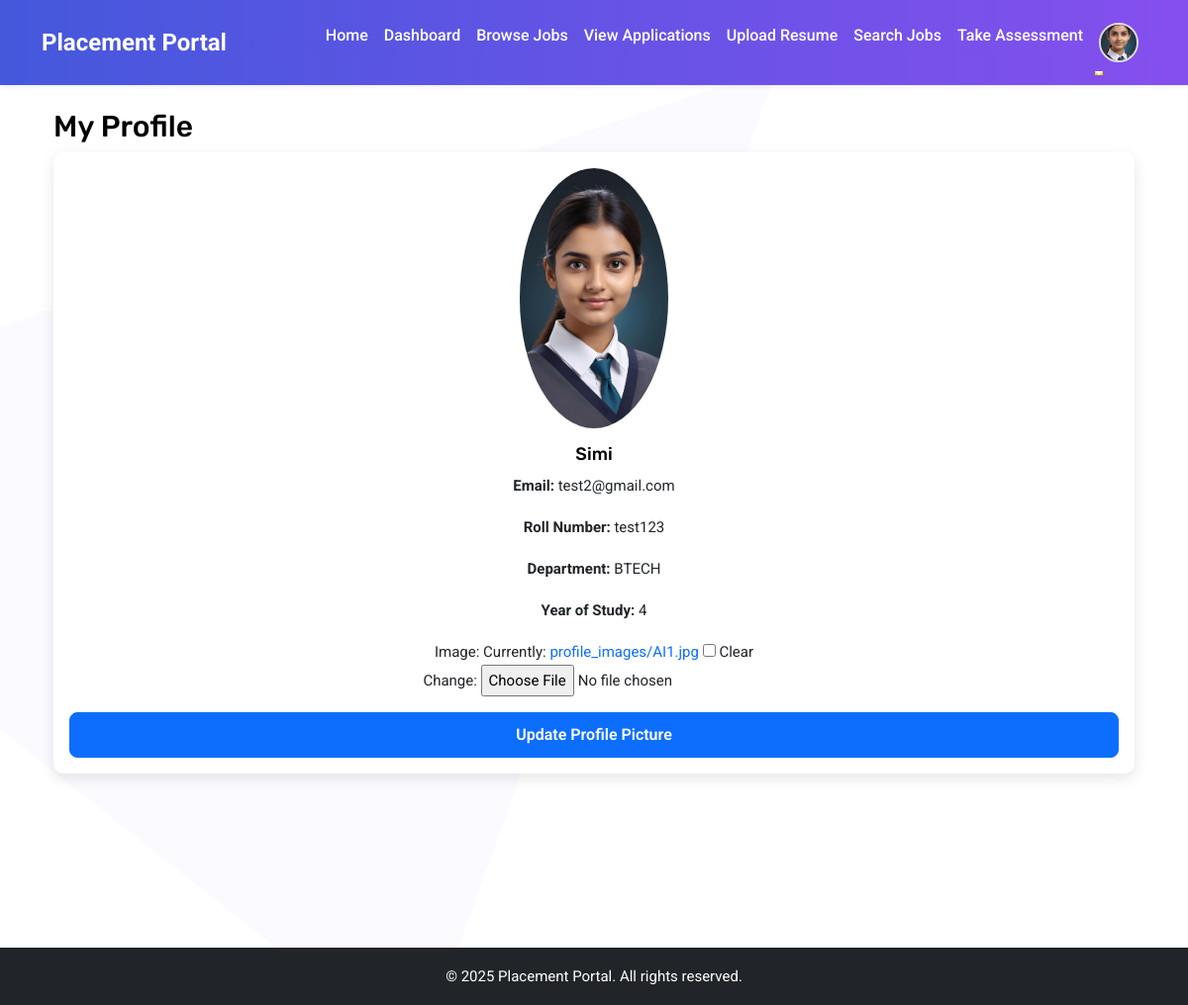
/users/profile/ (signed in), run on the app's committed database.
### users/models.py (models this page shows, shortened)
class User(AbstractUser):
    USER_TYPE_CHOICES = (
        ('student', 'Student'),
        ('placement_officer', 'Placement Officer'),
    )
    user_type = models.CharField(max_length=20, choices=USER_TYPE_CHOICES)
    def is_student(self):
        return self.user_type == 'student'

class StudentProfile(models.Model):
    user = models.OneToOneField(User, on_delete=models.CASCADE, related_name='student_profile')
    roll_number = models.CharField(max_length=20)
    department = models.CharField(max_length=100)
    year_of_study = models.IntegerField()
    image = models.ImageField(
        upload_to='profile_images/',
        default='profile_images/default.jpg',  # Set a default image
        blank=True,
        null=True
    )
    resume = models.FileField(
        upload_to='resumes/',
        validators=[FileExtensionValidator(allowed_extensions=['pdf', 'docx', 'doc'])],
        blank=True,
        null=True
    )

### users/views.py (the view)
# urls.py: path("profile/", views.profile_view, name="profile"),  # Profile Page
@login_required
def profile_view(request):
    profile = request.user.student_profile  # Get the user's profile
    if request.method == "POST":
        form = ProfileImageUpdateForm(request.POST, request.FILES, instance=profile)
        if form.is_valid():
            form.save()
            messages.success(request, "Profile picture updated successfully!")
            return redirect("profile")  # Redirect to refresh the page
    else:
        form = ProfileImageUpdateForm(instance=profile)
    return render(request, "users/profile.html", {"profile": profile, "form": form})

### users/forms.py
class ProfileImageUpdateForm(forms.ModelForm):
    class Meta:
        model = StudentProfile
        fields = ["image"]

### users/templates/users/profile.html (shortened to what this page needs)
{% extends 'main/base.html' %}
{% block content %}
<div class="container mt-4">
    <h2>My Profile</h2>
    <div class="card">
        <div class="card-body text-center">
            <img src="{{ profile.image.url }}" alt="Profile Picture" class="rounded-circle" width="150">
            <h4 class="mt-3">{{ user.username }}</h4>
            <p><strong>Email:</strong> {{ user.email }}</p>
            <p><strong>Roll Number:</strong> {{ profile.roll_number }}</p>
            <p><strong>Department:</strong> {{ profile.department }}</p>
            <p><strong>Year of Study:</strong> {{ profile.year_of_study }}</p>
            <form method="POST" enctype="multipart/form-data" class="mt-3">
                {{ form.as_p }}
                <button type="submit" class="btn btn-primary">Update Profile Picture</button>
            </form>
        </div>
    </div>
</div>
{% endblock %}

### main/templates/main/base.html (shortened to what this page needs)
<!DOCTYPE html>
<html lang="en">
    {% load static %}
<head>
    <link rel="stylesheet" href="https://cdnjs.cloudflare.com/ajax/libs/font-awesome/6.0.0/css/all.min.css">
    <link href="https://cdn.jsdelivr.net/npm/bootstrap@5.3.0-alpha1/dist/css/bootstrap.min.css" rel="stylesheet">
    <link rel="stylesheet" href="{% static 'users/css/style.css' %}">
</head>
<body>
    <nav class="navbar navbar-expand-lg bg-light shadow-sm">
        <div class="container">
            <a class="navbar-brand" href="{% url 'home' %}">Placement Portal</a>
            <div class="collapse navbar-collapse" id="navbarNav">
                <ul class="navbar-nav ms-auto">
                    <li class="nav-item">
                        <a class="nav-link" href="{% url 'home' %}">Home</a>
                    </li>
                    {% if user.is_authenticated and user.is_student %}
                        <li class="nav-item">
                            <a class="nav-link" href="{% url 'dashboard' %}">Dashboard</a>
                        </li>
                        <li class="nav-item">
                            <a class="nav-link" href="{% url 'student_job_list' %}">Browse Jobs</a>
                        </li>
                        <li class="nav-item">
                            <a class="nav-link" href="{% url 'my_applications' %}">View Applications</a>
                        </li>
                        <li class="nav-item">
                            <a class="nav-link" href="{% url 'resume_upload' %}">Upload Resume</a>
                        </li>
                        <li class="nav-item">
                            <a class="nav-link" href="{% url 'job_scrape' %}">Search Jobs</a>
                        </li>
                        <li class="nav-item">
                            <a class="nav-link" href="{% url 'take_assessment' %}">Take Assessment</a>
                        </li>
                        <li class="nav-item dropdown">
                            <a class="nav-link dropdown-toggle d-flex align-items-center" href="#" id="profileDropdown" role="button" data-bs-toggle="dropdown">
                                <img src="{% if user.student_profile.image %}{{ user.student_profile.image.url }}{% else %}{% static 'users/img/default-profile.png' %}{% endif %}"
                                     alt="Profile Image"
                                     class="rounded-circle"
                                     width="40"
                                     height="40"
                                     style="object-fit: cover; border: 2px solid #ddd;">
                            </a>
                        </li>
                    {% endif %}
                </ul>
            </div>
        </div>
    </nav>
    <div class="container mt-4" style="min-height: 100svh;">
        {% block content %}{% endblock %}
    </div>
    <footer class="bg-dark text-white text-center py-3 mt-5">
        <div class="container">
            <p class="mb-0">© 2025 Placement Portal. All rights reserved.</p>
        </div>
    </footer>
</body>
</html>

### data on the page
User: image (picture), username "Simi", email "test2@gmail.com"
StudentProfile: image (picture), roll_number "test123", department "BTECH", year_of_study "4"
